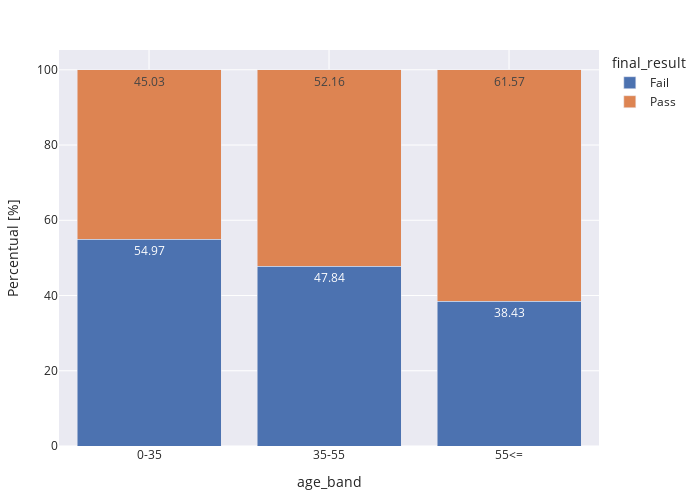

Write notebook code for a chart like this one.
### Code cell
stacked_plot(student_info, 'age_band', 'final_result', 'id_student')
count_plot(90,0,student_info,"age_band")

### Figure 1 — Plotly figure (JSON) as saved in the notebook; plotly's stock layout.template omitted (floating-point values rounded to 4 significant figures)
{"data": [{"alignmentgroup": "True", "hovertemplate": "final_result=Fail<br>age_band=%{x}<br>Percentual=%{text}<extra></extra>", "legendgroup": "Fail", "marker": {"color": "rgb(76,114,176)", "pattern": {"shape": ""}}, "name": "Fail", "offsetgroup": "Fail", "orientation": "v", "showlegend": true, "text": [54.97, 47.84, 38.43], "textposition": "auto", "type": "bar", "x": ["0-35", "35-55", "55<="], "xaxis": "x", "y": [54.97, 47.84, 38.43], "yaxis": "y"}, {"alignmentgroup": "True", "hovertemplate": "final_result=Pass<br>age_band=%{x}<br>Percentual=%{text}<extra></extra>", "legendgroup": "Pass", "marker": {"color": "rgb(221,132,82)", "pattern": {"shape": ""}}, "name": "Pass", "offsetgroup": "Pass", "orientation": "v", "showlegend": true, "text": [45.03, 52.16, 61.57], "textposition": "auto", "type": "bar", "x": ["0-35", "35-55", "55<="], "xaxis": "x", "y": [45.03, 52.16, 61.57], "yaxis": "y"}], "layout": {"barmode": "stack", "height": 500, "legend": {"title": {"text": "final_result"}, "tracegroupgap": 0}, "margin": {"b": 20, "l": 20, "r": 50, "t": 50}, "uniformtext": {"minsize": 9, "mode": "hide"}, "width": 700, "xaxis": {"anchor": "y", "domain": [0, 1], "title": {"text": "age_band"}}, "yaxis": {"anchor": "x", "domain": [0, 1], "title": {"text": "Percentual [%]"}}}}
